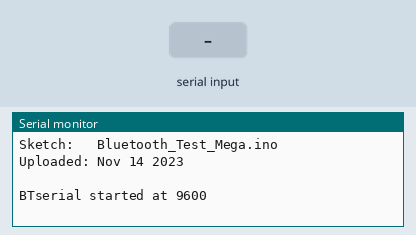
Bench run of a sketch on a simulated Arduino Mega 2560, built with avr-gcc and run on an emulated ATmega2560. Shown: the last lines printed to the serial monitor. The test bench sets the inputs (shaded band).

Above: at 1.2 s.
1.3 s: "1" received over the second serial link
At 2.5 s:
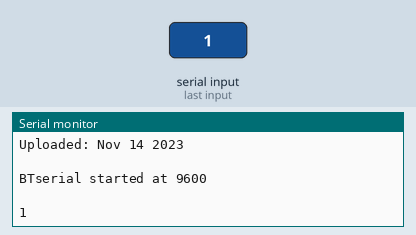
2.8 s: "0" received over the second serial link
At 3.8 s:
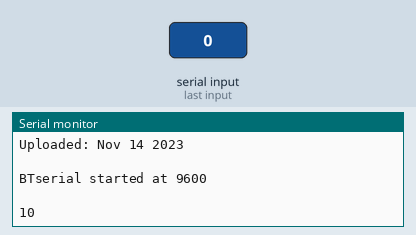

Measured:
- after the input at 1.3 s, the serial monitor: prints a new line at once (image 1)
- after the input at 2.8 s, the serial monitor: prints a new line at once (image 2)

The sketch:

Bluetooth_Test_Mega.ino
```cpp
#define BT_SERIAL   Serial3

char c = ' ';
const unsigned long baudRateBT = 9600;

void setup() {
  Serial.begin(9600);
  Serial.print("Sketch:   ");   Serial.println(__FILE__);
  Serial.print("Uploaded: ");   Serial.println(__DATE__);
  Serial.println(" ");

  BT_SERIAL.begin(baudRateBT);
  Serial.print("BTserial started at "); Serial.println(baudRateBT);
  Serial.println(" ");
}

void loop() {
  // Read from the Bluetooth module and send to the Arduino Serial Monitor
  if (BT_SERIAL.available()) {
    c = BT_SERIAL.read();
    Serial.write(c);
  }

  // Read from the Serial Monitor and send to the Bluetooth module
  if (Serial.available()) {
    c = Serial.read();
    BT_SERIAL.write(c);
  }
}
```
